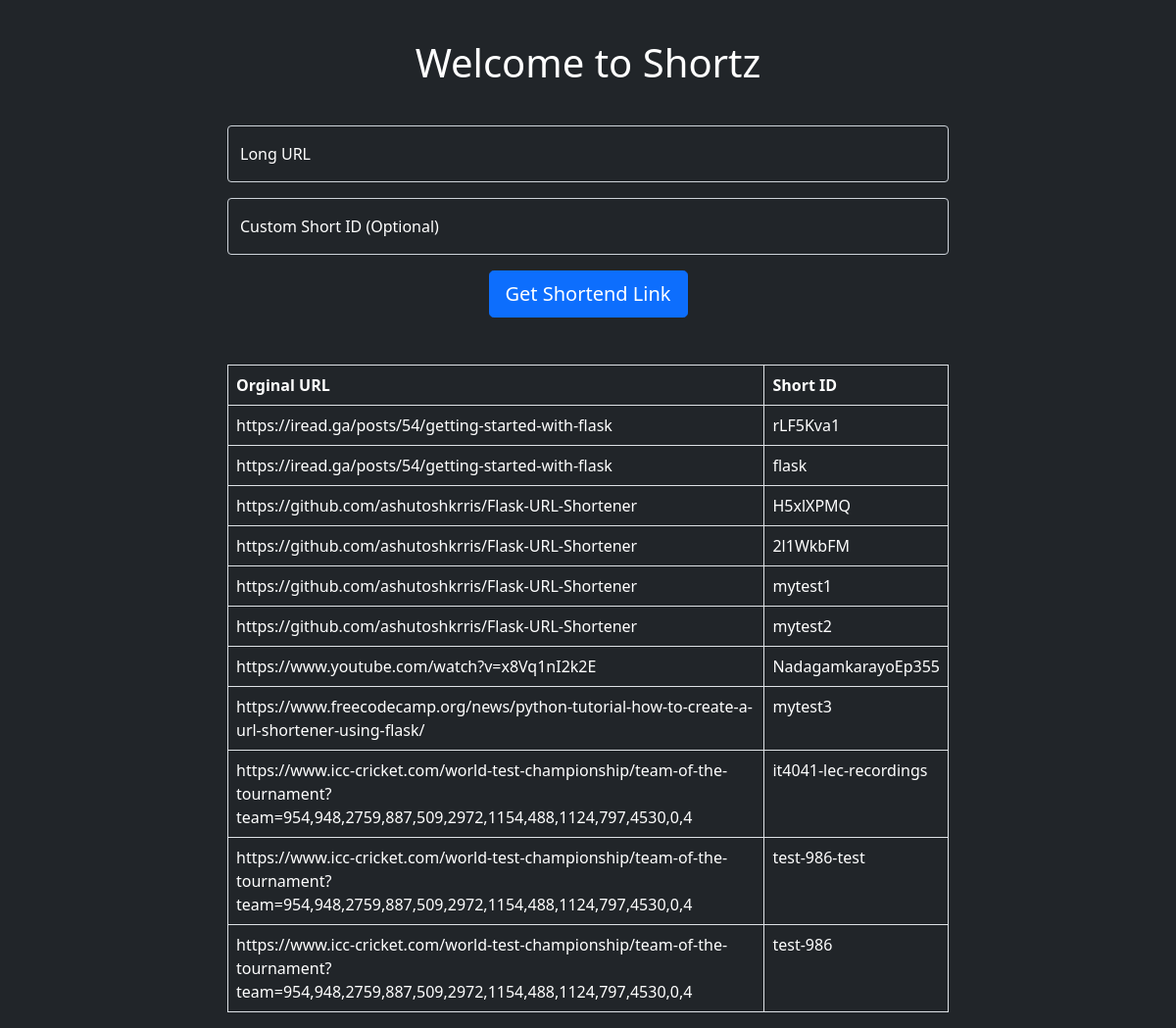
Before: / with the older database file.
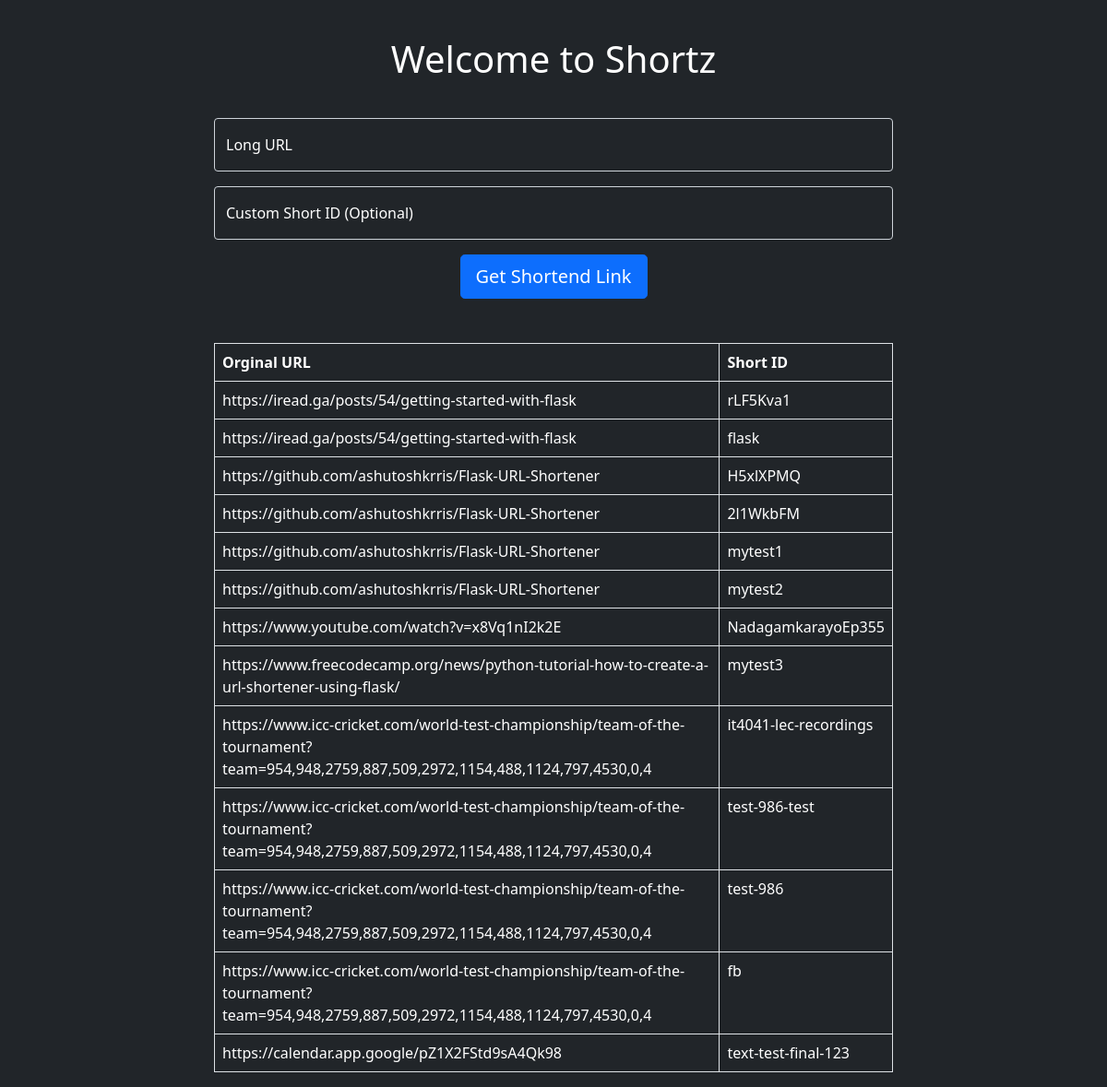
After: the same page with the newer database file.
### core/models.py (models this page shows)
class ShortUrls(db.Model):
    id = db.Column(db.Integer, primary_key=True)
    original_url = db.Column(db.String(50000), nullable=False)
    short_id = db.Column(db.String(1000), nullable=False, unique=True)
    created_at = db.Column(db.DateTime(), default=datetime.now(), nullable=False)

### core/routes.py (the view, shortened to what this page needs)
@app.route('/', methods=['GET', 'POST'])
def index():
    all_data = ShortUrls.query.all()
    return render_template("index.html",datas=all_data)

### core/templates/index.html (shortened to what this page needs)
{% extends 'base.html' %}
{% block content %}
    <br>
    <h1 class="text-white text-center mb-3">{% block title %} Welcome to Shortz {% endblock %}</h1>
    <br>
    <div class="row">
        <div class="col-md-2"></div>
        <div class="col-md-8">
            <form method="post" action="{{url_for('index')}}">
            <div class="text-white form-floating mb-3">
                <input type="text" name="url" id="url"
                    placeholder="Enter looooooooooooong URL" class="form-control bg-dark text-white"
                    value="{{ request.form['url'] }}" autofocus></input>
                <label for="url">Long URL</label>
            </div>
            <div class="text-white form-floating mb-3">
                <input type="text" name="custom_id" id="custom_id"
                    placeholder="Want to customise? (optional)" class="form-control bg-dark text-white"
                    value="{{ request.form['custom_id'] }}"></input>
                <label for="custom_id">Custom Short ID (Optional) </label>
            </div>
            <div class="form-group text-center">
                <button type="submit" class="btn btn-lg btn-primary">Get Shortend Link</button>
            </div>
            </form>
        <br><br>
        <table class='text-white table table-bordered'>
            <thead>
                <th>Orginal URL</th>
                <th>Short ID</th>
            </thead>
            <tbody>
                {% for row in datas %}
                <tr>
                    <td>{{row.original_url}}</td>
                    <td>{{row.short_id}}</td>
                </tr>
                {%endfor%}
            </tbody>
            </table>
        </div>
        <div class="col-md-2"></div>
    </div>
{% endblock %}

### core/templates/base.html (shortened to what this page needs)
<!doctype html>
<html lang="en">
  <head>
    <link href="https://cdn.jsdelivr.net/npm/bootstrap@5.1.0/dist/css/bootstrap.min.css" rel="stylesheet">
  </head>
  <body class = 'bg-dark'>
    <div class="container mt-3">
        {% block content %} {% endblock %}
    </div>
  </body>
</html>

Changed rows visible on the page:
added ShortUrls: original_url "https://www.icc-cricket.com/world-test-championship/team-of-the-tournament?team=954,948,2759,887,509,2972,1154,488,1124,797,4530,0,4", short_id "fb"
added ShortUrls: original_url "https://calendar.app.google/pZ1X2FStd9sA4Qk98", short_id "text-test-final-123"
